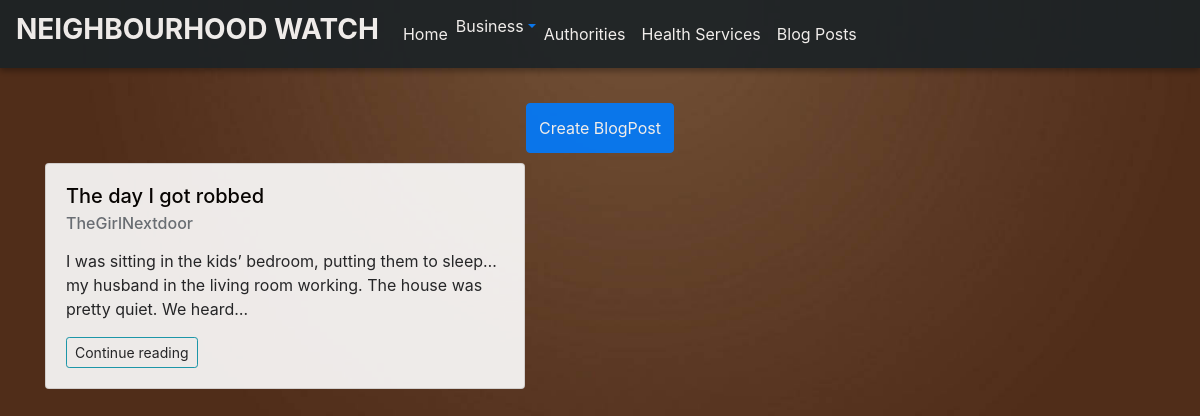
/LPosts/, run on the app's committed database.
### neighbourhood/models.py (models this page shows, shortened)
class BlogPost(models.Model):
    title = models.CharField(max_length=150)
    image = models.ImageField(upload_to='post/')
    post = HTMLField()
    user= models.ForeignKey(User,on_delete=models.CASCADE,null=True,blank=True)
    neighbourhood= models.ForeignKey(Neighbourhood,on_delete=models.CASCADE,null=True,blank=True)
    post_date = models.DateTimeField(auto_now_add=True)
    avatar = models.ImageField(upload_to='avatars/')
    author=models.CharField(max_length=200,null=True)

### neighbourhood/views.py (the view)
# urls.py: url(r'LPosts/',views.lanetPost,name='LPosts'),
def lanetPost(request):
   lanet_neighbourhood = Neighbourhood.objects.get(pk=1)
   posts = BlogPost.objects.filter(neighbourhood=lanet_neighbourhood)
   return render(request,'LanetPosts.html', {'posts':posts})

### neighbourhood/templates/LanetPosts.html (shortened to what this page needs)
{% extends 'index.html' %}
{% load static %}
{% load staticfiles %}
{% block content %}
<nav class="navbar navbar-expand-lg">
    <a class="navbar-brand" style="color: white;" href="#"><h3><strong>NEIGHBOURHOOD WATCH</strong></h3></a>
        <div class="collapse navbar-collapse" id="navbarTogglerDemo02">
         <ul class="navbar-nav mr-auto smooth-scroll">
          <li class="nav-item">
            <a class="nav-link" href="{%url 'lanet'%}">Home
            </a>
          </li>
          <li class="nav-item">
            <a href="#" class="dropdown-toggle" data-toggle="dropdown" role="button"><span class="bus">Business</span></a>
          </li>
          <li class="nav-item">
            <a class="nav-link" href="{%url 'Lauth'%}" data-offset="90">Authorities</a>
          </li>
          <li class="nav-item">
            <a class="nav-link" href="{%url 'Lhealth'%}" data-offset="90">Health Services</a>
          </li>
          <li class="nav-item">
            <a class="nav-link" href="{%url 'LPosts'%}" data-offset="90">Blog Posts</a>
          </li>
        </ul>
       </div>
</nav>
<div class="container">
  <div class="row">
    <div class="col-md-12 top-div" style="margin-top:40px;"></div>
  </div>
  <div class="text-center">
    <a href="{%url 'post_form'%}" >
        <button class="btn btn-primary" style="height:50px;  margin-top: -6px;">Create BlogPost</button>
    </a>
  </div>
  <div class="row">
    {% for post in posts %}
    <div class="col-md-6">
    <div class="card" style="width: 30rem;margin-top:10px;">
    <div class="card-body">
      <a href="{{post.id}}" style="color:black;text-decoration:none;margin:auto;">
        <h5 class="card-title">{{post.title}}</h5>
      </a>
      <a href="{{post.author}}" style="color:black;text-decoration:none;margin:auto;">
        <h6 class="card-subtitle mb-2 text-muted">{{post.author}}</h6>
      </a>
      <p class="card-text">{{post.post|truncatechars:150 | safe}}</p>
      <a class="btn btn-sm btn-outline-info mr-3" data-toggle="modal" data-target="#{{post.id}}">Continue reading</a>
</div>
</div>
</div>
  {% endfor %}
  </div>
  </div>
  {% endblock %}

### static/styles.css (style rules this page uses)
nav { height: auto; background: #1A2226; text-align: center; box-shadow: 0 3px 6px rgba(0, 0, 0, 0.16), 0 3px 6px rgba(0, 0, 0, 0.23); }
a { color: black; }
.card { width: 20rem; margin-top:10px; border-radius: 50px; background-color: burlywood; }
.nav-link { color: white; }
.bus { color: white; }
.navbar-nav { position:relative; }

### data on the page
BlogPost: title "The day I got robbed", author "TheGirlNextdoor", post "I was sitting in the kids’ bedroom, putting them to sleep…my husband in the living room working. The house was pretty quiet. We heard…"
